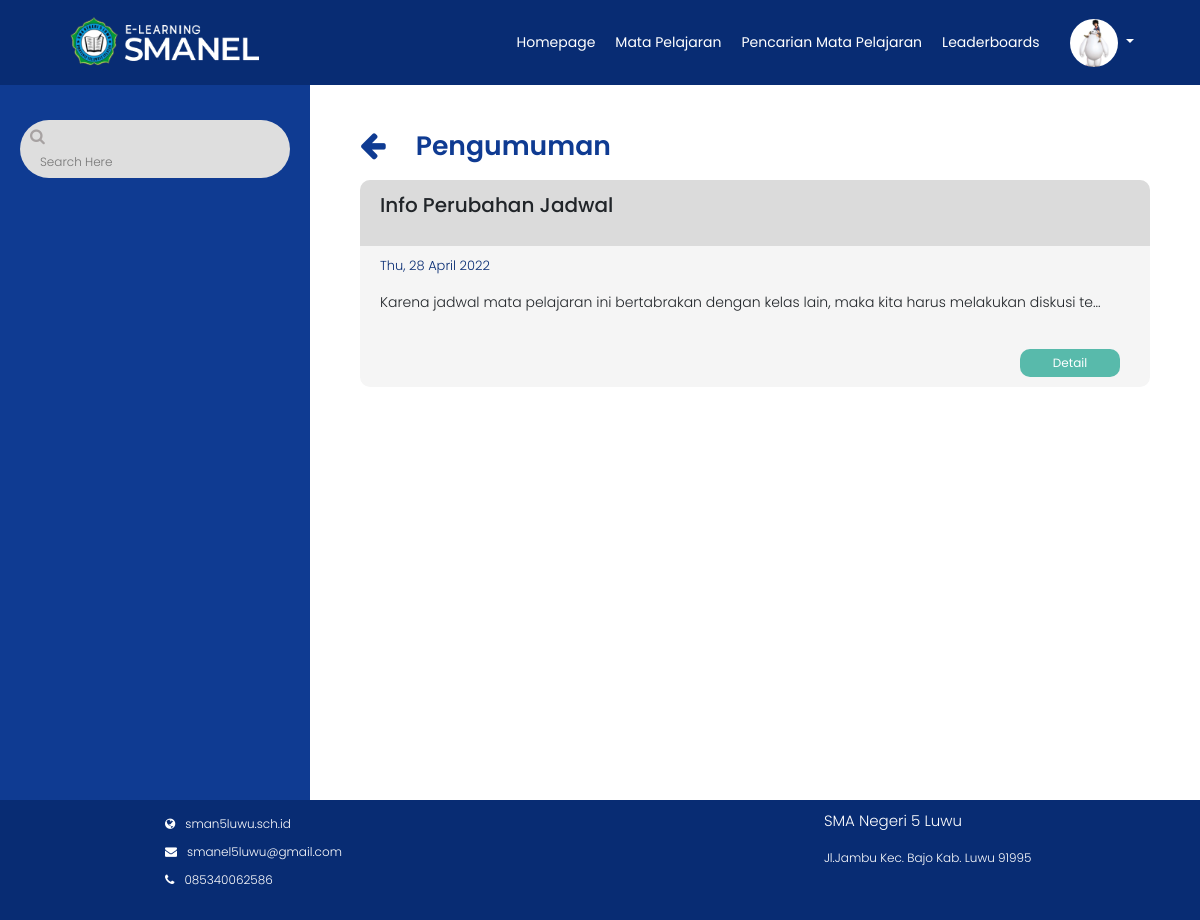
The page /Backend/pengumuman.php?Id=50 (signed in) on the database its author committed.
### tables this page shows
CREATE TABLE `user_siswa` (
  `Id` int(11) NOT NULL,
  `Nama` varchar(225) NOT NULL,
  `Nis` varchar(225) NOT NULL,
  `Kelas` varchar(225) NOT NULL,
  `Tempat` varchar(225) NOT NULL,
  `Tanggal` date NOT NULL,
  `Email` varchar(255) NOT NULL,
  `Alamat` varchar(225) NOT NULL,
  `Username` varchar(225) NOT NULL,
  `Password` varchar(225) NOT NULL,
  `Profil` varchar(225) NOT NULL
);

CREATE TABLE `pengumuman` (
  `Id_Pengumuman` int(11) NOT NULL,
  `Id_Mapel` int(11) NOT NULL,
  `Judul` varchar(225) NOT NULL,
  `Deskripsi` text NOT NULL,
  `Waktu` datetime NOT NULL
);

### Backend/functions.php (called while the page is built, shortened)
<?php
function koneksi()
{
    return mysqli_connect('localhost', 'root', '', 'elearning');
}
function query($query)
{
    $conn = koneksi();
    $result = mysqli_query($conn, $query);
    if(mysqli_num_rows($result)==1){
        return mysqli_fetch_assoc($result);
    }
    $rows = [];
    return $rows;
}
function querys($query)
{
    $conn = koneksi();
    $result = mysqli_query($conn, $query);
    $rows = [];
    while ($row = mysqli_fetch_assoc($result)) {
        $rows[] = $row;
    }
    return $rows;
}
?>

### Backend/pengumuman.php (the view, shortened to what this page needs)
<?php
require 'functions.php';
$Id_Mapel = $_GET['Id'];
$p = querys("SELECT * FROM pengumuman  WHERE Id_Mapel = '$Id_Mapel'");
?>
<!DOCTYPE html>
<html lang="en">
<head>
    <link rel="stylesheet" href="https://stackpath.bootstrapcdn.com/bootstrap/4.5.0/css/bootstrap.min.css">
    <link rel="stylesheet" href="https://stackpath.bootstrapcdn.com/font-awesome/4.7.0/css/font-awesome.min.css">
    <link rel="stylesheet" href="style.css">
</head>
<body>
    <?php require_once('navbar/navbarmapel.php') ?>
    <div class="main-container">
        <div class="dokumen">
            <div class="search-sidebar">
                <div class="search-box d-flex">
                    <form action="" method="post">
                        <span><i class="fa fa-search"></i></span>
                        <input type="text" class="keyword" name="keyword" style="background: none !important;border: none;outline: none;height: 20px;font-size: 12px;" placeholder="Search Here"></input>
                    </form>
                </div>
            </div>
            <div class="doc-content">
                <div class="doc-header">
                    <div class="d-flex">
                        <span><a href="javascript:history.back()"><i class="fa fa-arrow-left"></i></a> </span>
                        <h1>Pengumuman</h1>
                    </div>
                </div>
                <div class="tugas-list">
                    <?php foreach ($p as $p) : ?>
                        <div class="tugas-list-item">
                            <div class="title-tugas d-flex">
                                <p><?= $p["Judul"] ?></p>
                            </div>
                            <div class="item-tugas">
                                <div class="dl">
                                    <p><?= date("D, j F Y", strtotime($p["Waktu"])) ?></p>
                                </div>
                                <div class="desk">
                                    <p><?= substr($p["Deskripsi"], 0, 100) ?>...</p>
                                </div>
                            </div>
                            <div class="btn-start ml-auto">
                                <button onclick="location.href='detailpengumuman.php?Id=<?= $p["Id_Pengumuman"] ?>'">Detail</button>
                            </div>
                        </div>
                    <?php endforeach ?>
                </div>
            </div>
        </div>
        <div class="footer">
            <div class="nama-footer">
                <p class="tfooter">SMA Negeri 5 Luwu</p>
                <p>Jl.Jambu Kec. Bajo Kab. Luwu 91995</p>
            </div>
            <div class="web">
                <ul>
                    <li><a href="http://sman5luwu.sch.id/index.php"><i class="fa fa-globe"></i><span>sman5luwu.sch.id</span></a>
                    </li>
                    <li><a href="#"><i class="fa fa-envelope"></i><span>smanel5luwu@gmail.com</span></a></li>
                    <li><a href="#"><i class="fa fa-phone"></i><span>085340062586</span></a></li>
                </ul>
            </div>
        </div>
</body>
</html>

### Backend/navbar/navbarmapel.php (shortened to what this page needs)
<?php
$nama = $_SESSION["Nis"];
$user = query("SELECT * FROM user_siswa WHERE Nis = '$nama'");
?>
<nav class="navbar navbar-expand-lg navbar-light fixed-top">
  <div class="navbar-header">
    <img src="img/logo.png" alt="">
  </div>
  <div class="collapse navbar-collapse" id="navbarNav">
    <ul class="navbar-nav ml-auto">
      <li class="name nav-item">
        <a href="homepage.php" class="btn" aria-hidden="true">Homepage</a>
      </li>
      <li class="mapel nav-item">
        <a href="matapelajaran.php" class="btn active" aria-hidden="true">Mata Pelajaran</a>
      </li>
      <li class="search-mapel nav-item">
        <a href="pencarian_siswa.php" class="btn" aria-hidden="true">Pencarian Mata Pelajaran </a>
      </li>
      <li class="leader nav-item">
        <a href="leaderboards.php" class="btn" aria-hidden="true">Leaderboards</a>
      </li>
    </ul>
    <div class="profil nav-item dropdown-toggle" type="button" data-toggle="dropdown" aria-haspopup="true" aria-expanded="false">
      <img alt="your image" src="img/<?php echo $user["Profil"]; ?>" title="<?php echo  $user["Profil"];  ?>" style="border-radius: 50%;">
    </div>
  </div>
</nav>

### Backend/style.css (style rules this page uses)
* { margin: 0; padding: 0; box-sizing: border-box; font-family: 'Poppins', sans-serif; font-weight: 300; }
body { font-family: 'Poppins', sans-serif; font-weight: 300; min-height: 100%; outline: none; }
.navbar { background-color: #082C73; color: white; }
.navbar-header img { height: 8vh; margin-top: 5px; margin-left: 5vh; padding-bottom: 8px; color: white; }
.navbar .navbar-header { color: #fefefe; padding-left: 10px; }
.navbar .navbar-nav li a { padding: 10px; color: white; text-decoration: none; transition: 0.5s ease; border: none; font-size: 14px; float: right; }
#navbarNav .profil { margin: 0 20px; padding-right: 30px; float: right; }
#navbarNav .profil img { width: 6vh; }
.footer { display: grid; height: max-content; width: 100%; bottom: 0; background-color: #082C73; position: relative; padding: 10px; font-size: 12px; }
.footer .web { grid-column: 1; grid-row: 4; margin-left: 150px; }
.footer .web-detail-mapel ul li, .footer .web ul li { list-style: none; padding: 5px; }
.footer .web-detail-mapel span, .footer .web span { color: white; padding: 10px; }
.footer .web-detail-mapel i, .footer .web i { color: white; }
.footer .nama-footer { grid-column: 3; grid-row: 4; color: white; margin-left: 150px; }
.footer .nama-footer .tfooter, .footer .nama-footer-mapel .tfooter { font-size: 15px; }
.btn { display: flex; justify-content: center; }
.dokumen { display: flex; width: 100%; min-height: 100vh; position: relative; }
.search-sidebar { width: 320px; background: #0F3B92; position: relative; }
.search-sidebar .search-box { margin: 120px 20px 0px; padding: 5px 10px 5px 10px; background: #dedede; border-radius: 50px; }
.search-box1 p, .search-box i { color: #a7a2a2; }
.doc-content { display: flex; flex-direction: column; width: 80%; min-height: 100vh; }
.doc-header { margin-top: 80px; padding: 50px 50px 0px; height: max-content; color: #0F3B92; }
.doc-header h1 { font-size: 20pt; font-weight: 600; padding-left: 30px; padding-right: 20px; flex: 1; }
.doc-header a { color: #0F3B92; text-decoration: none; cursor: pointer; }
.doc-header .fa-arrow-left { font-size: 30px; }
.btn-start, .btn-back, .btn-finish { padding: 10px; text-align: center; background: none; }
.btn-start button, .btn-back button, .btn-finish button { border-radius: 10px; border: none; color: white; padding: 10px; width: 100px; font-weight: 400; cursor: pointer; outline: none; }
.btn-start button { background: #58BAAB; }
.tugas-list-item { margin: 10px 50px; background: #f5f5f5; border-radius: 10px; }
.title-tugas { background: #dbdbdb; padding: 10px 20px; border-top-left-radius: 10px; border-top-right-radius: 10px; font-size: 20px; }
.title-tugas p { font-weight: 500; }
.item-tugas { padding: 10px 20px; font-size: 14px; }
.item-tugas .dl p { font-size: 13px; color: #082C73; }
.tugas-list-item .btn-start { text-align: right !important; font-size: 12px; margin-right: 20px; }
.tugas-list-item .btn-start button { padding: 5px 10px !important; }
.tugas-list-item .title-tugas p { flex: 1; }
.field-user label, input { padding: 10px; }
form i { font-size: 50px; }
.navbar-collapse { flex-grow: 0 !important; }
@media (min-width: 992px) { .navbar-expand-lg .navbar-collapse { margin-left: auto; } }

### rows shown on the page
user_siswa: Profil (picture)
pengumuman: Judul "Info Perubahan Jadwal", Waktu "Thu, 28 April 2022", Deskripsi "Karena jadwal mata pelajaran ini bertabrakan dengan kelas lain, maka kita harus melakukan diskusi te"
